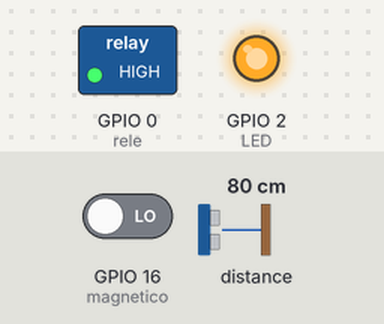
A sketch run on a simulated ESP8266 (NodeMCU). On the bench: switched loads named in the sketch (green lamp = pin HIGH), output pins drawn as LEDs (lit = HIGH). Dashed ring = blinking. The test bench sets the inputs (shaded band); at power-on: GPIO 16 (magnetico) LOW, distance to the obstacle 80 cm. WiFi joins after 1.5 s; servers stay silent unless stated; no MQTT or app messages arrive unless stated; what the sketch prints to the serial monitor is not drawn.

Above: at 5.2 s.
5.3 s: GPIO 16 (magnetico) driven HIGH
At 6.4 s:
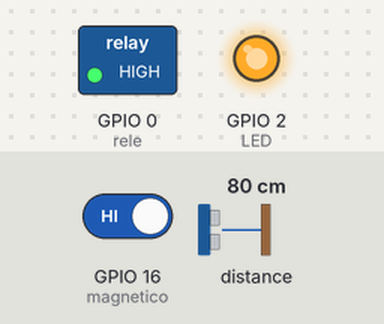
6.8 s: distance to the obstacle set to 198 cm
8.3 s: distance to the obstacle set to 204 cm
At 8.96 s:
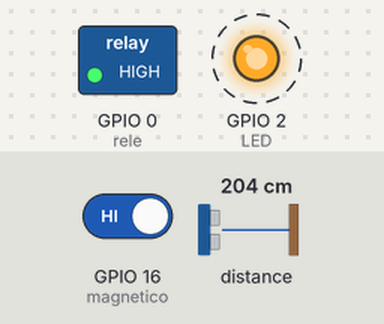
14.3 s: distance to the obstacle set to 2 cm
At 15.5 s:
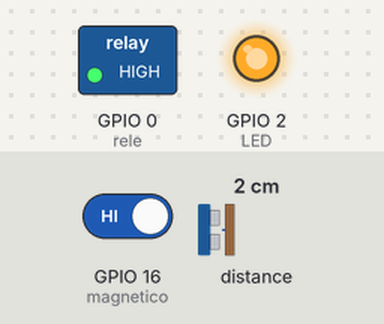
15.8 s: distance to the obstacle set to 250 cm
At 16.11 s:
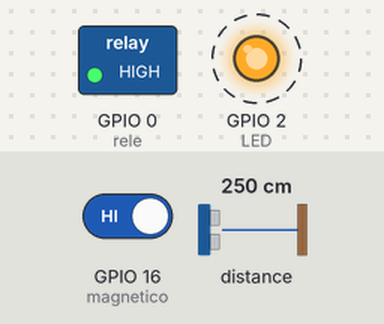
Timing chart, 0 to 19.8 s (numbered marks = the images above; inputs shaded):
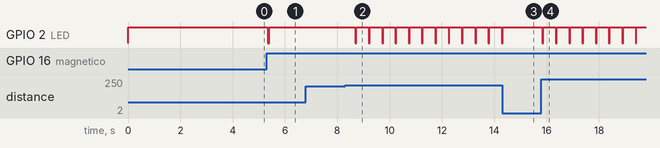

The sketch:

novo_sensor_v1.ino
```cpp
#include <ArduinoJson.h>
#include <PubSubClient.h>
#include <ESP8266WiFi.h>
#include <Adafruit_VL53L0X.h>
int recStart = 0;
int limite_superior = 5100; // Valores iniciais que serão substituidos assim que chegar
int limite_inferior = 5200;  // o meu vetor via MQTT.
int numero_voltas = 0; // Mesma analogia dos limites.
int magneticoState = 0;
Adafruit_VL53L0X lox = Adafruit_VL53L0X();
VL53L0X_RangingMeasurementData_t measure;
float media_calibration = 0.0;
float media_medicoes = 0.0;
float alpha = 0.2;  // Fator de suavização (0 < alpha < 1)
const char* ssid = "Rede Wifi";
const char* password = "Credenciais da rede";
const char* mqtt_server = "Rost IP MQTT";
const char* mqtt_topic = "sensor/values";
const char* mqtt_write = "video/command";
const int LED = 2;
const int rele = 0;
int cameraStart = 0;
bool rec = false;
bool calibra = false;
bool estadoMagnetico = false;// Recebe do MQTT autorização para iniciar contagem apos passar pelo sensor magnetico
int contador = 0;
bool memoria_magnetico = false;
const int magnetico = 16;
int x = 0 ;
const size_t bufferSize = JSON_OBJECT_SIZE(6);
unsigned long previusMillis = 0;
const long interval = 2000;
unsigned long currentMillis = 0;
bool trigger = false;
unsigned long previusMillis_2 = 0;
const long interval_2 = 500;
unsigned long currentMillis_2 = 0;
int anterior = 0;
const int maxDataSize = 100;
char receivedData[maxDataSize];
int dataLength = 0;

#define SOUND_VELOCITY 0.034
#define CM_TO_INCH 0.393701

WiFiClient espClient;
PubSubClient client(espClient);

int numElementos = 0;
int matriz_elo[100];
int matriz_fim[100];
bool matrizesIguais = true;

unsigned long ledOnTime = 0; // Adicionado para rastrear quando o rele foi ligado
unsigned long heartbeatInterval = 60000; // Intervalo de 1 minuto para o batimento cardíaco
unsigned long lastHeartbeatTime = 0; // Variável para rastrear o tempo do último batimento cardíaco
//=========================== DECLARETION END ===================================

// Função para enviar o batimento cardíaco ao servidor MQTT
void sendHeartbeat() {
  if (client.connected()) {
    client.publish("sensor/heartbeat", "alive");
  }
}

void intervalo() {
  unsigned long currentMillis = millis();

  if (digitalRead(rele) == LOW) {
    if (currentMillis - ledOnTime >= interval) {
      digitalWrite(rele, HIGH);
    }
      }else{
    //digitalWrite(rele, LOW);
    ledOnTime = currentMillis; // Atualiza o tempo que o rele foi ligado
  }
  if (currentMillis - previusMillis >= interval) {
    previusMillis = currentMillis;
  }
}
void intervalo_2() {
  unsigned long currentMillis_2 = millis();
  if (currentMillis_2 - previusMillis_2 >= interval_2) {
    previusMillis_2 = currentMillis_2;
    if (trigger == true && measure.RangeMilliMeter > limite_superior) {
      trigger = false;
    }
  }
}
//####################### Setup ##########################
void setup(){
  Serial.begin(115200);
  pinMode(magnetico, INPUT);
  digitalWrite(magnetico, HIGH);
  // wait until serial port opens for native USB devices
  while (!Serial) {
    delay(1);
  }
  pinMode(LED, OUTPUT);
  pinMode(rele, OUTPUT);
  digitalWrite(rele, HIGH);
  digitalWrite(LED, HIGH);
  Serial.println("Testando Rele");
  Serial.println("Adafruit VL53L0X test");
  if (!lox.begin()) {
    Serial.println(F("Failed to boot VL53L0X"));
    while (1);
  }
  // power
  Serial.println(F("VL53L0X API Simple Ranging example\n\n"));
  // Conecta-se à rede Wi-Fi
  WiFi.begin(ssid, password);
  while (WiFi.status() != WL_CONNECTED) {
    delay(1000);
  }
  // Inicializa a conexão MQTT
  client.setServer(mqtt_server, 1887);
  client.setCallback(callback);
  delay(2000);
}
//==================== PRINCIPAL LOOP ===============================
void loop() {
  if (calibra == false){
  int cont_calibration = 0;
  float media_calibration = 0.0;
  float soma_calibration = 0.0;


// Verificar se é hora de enviar o próximo batimento cardíaco
  unsigned long currentMillis = millis();
  if (currentMillis - lastHeartbeatTime >= heartbeatInterval) {
    // É hora de enviar o batimento cardíaco
    sendHeartbeat();
    // Atualizar o tempo do último batimento cardíaco
    lastHeartbeatTime = currentMillis;
  }


  while (cont_calibration <10){
    soma_calibration = soma_calibration + media_medicoes;
    cont_calibration++;
    Serial.println("Calibrando...");
  }
  media_calibration = soma_calibration / 10;
  calibra = true;
  //Serial.println("O valor da media_calibration é: "); Serial.print(media_calibration);
  }
  else{
  //Serial.println("O valor no LOOP da media_calibration é: "); Serial.print(media_calibration);
  lox.rangingTest(&measure, false); // pass in 'true' to get debug data printout!

  unsigned long currentMillis = millis();

  if (measure.RangeStatus != 4) {
    // Cálculo da Média Exponencial Móvel (EMA)
    media_medicoes = alpha * measure.RangeMilliMeter + (1 - alpha) * media_medicoes;

    Serial.print("Distance EMA (mm): ");
    Serial.println(media_medicoes);
  } else {
    Serial.println(" out of range ");
  }
    Serial.println("Contador: ");
    Serial.println(contador);

  if (media_medicoes <= limite_inferior  && trigger == false && memoria_magnetico == true) {
    digitalWrite(LED, LOW);
    contador++;
    trigger = true;

    //=======================================================
    StaticJsonDocument<bufferSize> jsonBuffer;
    JsonObject root = jsonBuffer.to<JsonObject>();
    root["Local"] = "Transpotador TP10";
    root["Voltas"] = numero_voltas;
    root["Contagem de Elos"] = contador;
    root["cameraStart"] = recStart;
    root["Elo"] = numElementos;
    root["Pintou"] = matriz_fim[x];
    String jsonString;
    serializeJson(root, jsonString);
    // Envie o JSON via MQTT
    client.publish("sensor/values", jsonString.c_str());
    // ================================================
  } else {
    digitalWrite(LED, HIGH);
  }
Serial.print("==============================");
Serial.println(memoria_magnetico);

  // Verificar se existe um valor igual a 'contador' na matriz 'matriz_elo'

  for (int x = 0; x < numElementos; x++) {
    if (matriz_elo[x] == contador) {
      if (contador == int(matriz_elo[x]) && anterior != contador) {
        anterior = contador;
        digitalWrite(rele, LOW);
        matriz_fim[x] = matriz_elo[x];
      }
    }
  }

  // Conecta-se ao servidor MQTT, se não estiver conectado
  if (!client.connected()) {
    reconnect();
  }
  if (contador > 0) {
    // Suponha que as matrizes são iguais
    for (int i = 0; i < numElementos; i++) {
      if (matriz_elo[i] != matriz_fim[i]) {
        matrizesIguais = false; // Encontrou um elemento diferente
        break; // Não é necessário verificar mais elementos, saia do loop
      } else {
        matrizesIguais = true;
      }
    }

if (matrizesIguais){
  // As matrizes são iguais, faça algo aqui
  Serial.println("Matrizes são iguais");
  // Envie sua mensagem de processo finalizado aqui usando client.publish
  client.publish("sensor/values", "Processo finalizado com SUCESSO");

  // Limpa a matriz elo atribuindo zero a cada elemento
  for (int i = 0; i < 100; i++) {
    matriz_elo[i] = 0;
  }

  // Limpa a matriz fim atribuindo zero a cada elemento
  for (int i = 0; i < 100; i++) {
    matriz_fim[i] = 0;
  }

  // Define matrizesIguais como falso
  matrizesIguais = false;
  numElementos = 0;
}

  }

  // Mantém a comunicação MQTT ativa
  client.loop();
  }
 intervalo();
 intervalo_2();

 int magneticoState = digitalRead(magnetico);
 Serial.print("Senor Magnetico: ");
 Serial.println(magneticoState);
 //== habilita contagem
//if (estadoMagnetico == 1 && magneticoState == HIGH) {
if (magneticoState == HIGH) {
  Serial.println("Start Contagem");
    memoria_magnetico = true;
  }
  if(estadoMagnetico == 0){
     //memoria_magnetico = false;
  }

//============================= Monitoring cont Elo =================
//=========== Initialize cont of Eloe hen action sensor magnetico igul 1 =======

if(memoria_magnetico == 1 && magneticoState == HIGH && contador > 3){
    contador = 0;
    numero_voltas++ ;
    Serial.println("Fim da Contagem");
  if(rec == true && magneticoState == HIGH){
      client.publish(mqtt_write,"stop");
      client.publish("sensor/values","Stop Rec");
      recStart = 0;
      rec = false;
      Serial.println("Finalizado Gravação");
    }
   }

if(recStart == 1 && magneticoState == HIGH && rec == false){
  client.publish(mqtt_write,"start");
  client.publish("sensor/values","Start rec");
  Serial.println("Iniciado Gravação");
  rec = true;
}
}

//==================== =========== ===============================
void callback(char* topic, byte* payload, unsigned int length) {
  // Limpa o JSON antes de preenchê-lo com os novos dados
  StaticJsonDocument<200> doc;
  deserializeJson(doc, payload, length);

  int numChaves = doc.size();
  Serial.print("Número de chaves (campos) no JSON: ");
  Serial.println(numChaves);

  if (doc.containsKey("elo")) {
    JsonArray eloArray = doc["elo"].as<JsonArray>();
    numElementos = eloArray.size(); // Atualiza o número de elementos na matriz
    Serial.println("Número de elementos na matriz (array) 'elo': ");
    Serial.println(numElementos);

    for (int x = 0; x < numElementos; x++) { //podemos tirar depois apenas para visualizar
      matriz_elo[x] = eloArray[x].as<int>();
      Serial.print("Valor na posição ");
      Serial.print(x);
      Serial.print(": ");
      Serial.println(matriz_elo[x]);
    }
  }

  if (doc.containsKey("magnetico")) {
    int valorMagnetico = doc["magnetico"].as<int>();
    Serial.print("Valor da chave 'magnetico': ");
    Serial.println(valorMagnetico);

    // Modifique a variável booleana com base no valor da chave "magnetico"
    estadoMagnetico = (valorMagnetico == 1);
  }
//================================================
if (doc.containsKey("cameraStart")) {
    int cameraStart = doc["cameraStart"].as<int>();
    Serial.print("Valor da chave 'cameraStart': ");
    Serial.println(cameraStart);

    // Modifique a variável booleana com base no valor da chave "cameraStart"
    recStart = (cameraStart == 1);
  }
//================================================
  if (doc.containsKey("voltas")){
  numero_voltas = doc["voltas"].as<int>();
  Serial.print("O número de voltas é: ");
  Serial.println(numero_voltas);
  }
  if (doc.containsKey("lim_inferior")){
  limite_inferior = doc["lim_inferior"].as<int>();
  Serial.print("O limite inferior é: ");
  Serial.println(limite_inferior);
  }
  if (doc.containsKey("lim_superior")){
  limite_superior = doc["lim_superior"].as<int>();
  Serial.print("O limite superior é: ");
  Serial.println(limite_superior);
  }
  //contador = 0;
}
//=============
void reconnect() {
  // Reconecta ao servidor MQTT
  while (!client.connected()) {
    if (client.connect("ESP8266Client")) {
      // Assina o tópico MQTT para receber valores
      client.subscribe(mqtt_topic);
    }else{
      delay(5000);
    }
  }
}
```

Measured:
- the behaviour switches between 200 and 201 cm on distance to the obstacle (found by bisection; images 1 and 2)
- after the input at 5.3 s, GPIO 2 (LED): HIGH → LOW after 0.05 s, → HIGH 0.04 s later
- after the input at 8.3 s, GPIO 2 (LED): alternates HIGH for 0.47 s and LOW for 0.04 s, starting after 0.40 s
- after the input at 14.3 s, GPIO 2 (LED): goes on until 14.3 s, then stays HIGH
- after the input at 15.8 s, GPIO 2 (LED): alternates HIGH for 0.47 s and LOW for 0.04 s, starting at once
